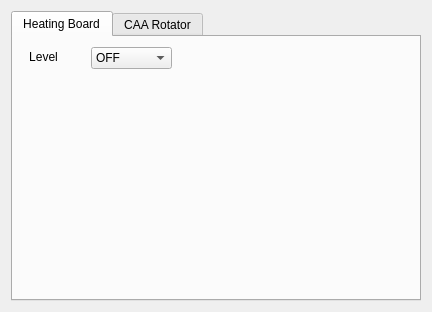
<?xml version="1.0" encoding="UTF-8"?>
<ui version="4.0">
 <class>OtherCameraSetup</class>
 <widget class="QDialog" name="OtherCameraSetup">
  <property name="geometry">
   <rect>
    <x>0</x>
    <y>0</y>
    <width>432</width>
    <height>312</height>
   </rect>
  </property>
  <property name="windowTitle">
   <string>Dialog</string>
  </property>
  <layout class="QGridLayout" name="gridLayout">
   <item row="0" column="0">
    <widget class="QTabWidget" name="tabWidget_SetupTap">
     <property name="currentIndex">
      <number>0</number>
     </property>
     <property name="tabsClosable">
      <bool>false</bool>
     </property>
     <widget class="QWidget" name="setupTab_HeatingBoard">
      <attribute name="title">
       <string>Heating Board</string>
      </attribute>
      <widget class="QComboBox" name="comboBox_HeatingBoardLevel">
       <property name="geometry">
        <rect>
         <x>78</x>
         <y>10</y>
         <width>81</width>
         <height>22</height>
        </rect>
       </property>
       <item>
        <property name="text">
         <string>OFF</string>
        </property>
       </item>
       <item>
        <property name="text">
         <string>MID RANGE</string>
        </property>
       </item>
       <item>
        <property name="text">
         <string>HIGH RANGE</string>
        </property>
       </item>
      </widget>
      <widget class="QLabel" name="label_HeatingBoardLevel">
       <property name="geometry">
        <rect>
         <x>10</x>
         <y>12</y>
         <width>41</width>
         <height>16</height>
        </rect>
       </property>
       <property name="text">
        <string>Level</string>
       </property>
       <property name="alignment">
        <set>Qt::AlignCenter</set>
       </property>
      </widget>
     </widget>
     <widget class="QWidget" name="setupTab_CAARotator">
      <attribute name="title">
       <string>CAA Rotator</string>
      </attribute>
      <widget class="QLabel" name="label_CAARotatorAngle">
       <property name="geometry">
        <rect>
         <x>20</x>
         <y>20</y>
         <width>81</width>
         <height>20</height>
        </rect>
       </property>
       <property name="text">
        <string>Angle (deg)</string>
       </property>
      </widget>
      <widget class="QDoubleSpinBox" name="doubleSpinBox_CAARotatorAngle">
       <property name="geometry">
        <rect>
         <x>110</x>
         <y>20</y>
         <width>101</width>
         <height>22</height>
        </rect>
       </property>
       <property name="decimals">
        <number>3</number>
       </property>
       <property name="minimum">
        <double>-360.000000000000000</double>
       </property>
       <property name="maximum">
        <double>360.000000000000000</double>
       </property>
       <property name="singleStep">
        <double>0.100000000000000</double>
       </property>
       <property name="value">
        <double>-0.500000000000000</double>
       </property>
       <property name="alignment">
        <set>Qt::AlignCenter</set>
       </property>
      </widget>
      <widget class="QPushButton" name="pushButton_CAARotatorSet">
       <property name="geometry">
        <rect>
         <x>220</x>
         <y>20</y>
         <width>81</width>
         <height>22</height>
        </rect>
       </property>
       <property name="text">
        <string>Set</string>
       </property>
      </widget>
     </widget>
    </widget>
   </item>
  </layout>
 </widget>
 <resources/>
 <connections/>
</ui>
